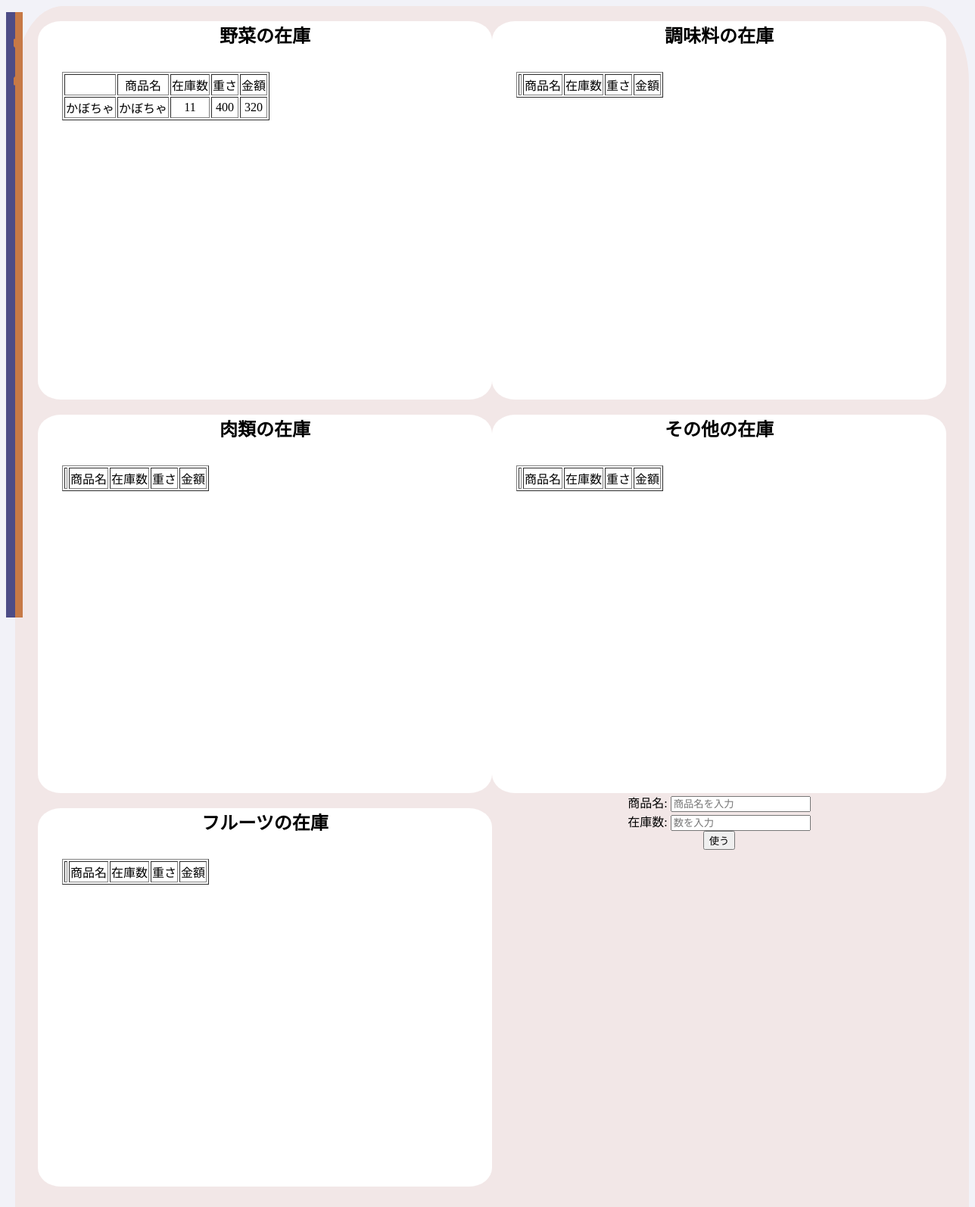
The page /list_three/ on the database its author committed.
### app/models.py (models this page shows, shortened)
class Branch_three(models.Model):
    name = models.CharField(max_length=255)
    weight = models.IntegerField()
    stock = models.IntegerField()
    cost = models.IntegerField()
    classification = models.CharField('分類', max_length=10, default='その他')
    created_at = models.DateTimeField(auto_now_add=True)
    updated_at = models.DateTimeField(auto_now=True)

### app/views.py (the view)
# urls.py: path('list_three/', views.List_ThreeView.as_view(), name='list_three'),
class List_ThreeView(generic.ListView):
    model = Branch_three
    template_name = 'branch_three.html'
    def get_context_data(self, **kwargs):
        context=super().get_context_data(**kwargs)
        context['branch_three_vegetable_list'] = Branch_three.objects.filter(classification='野菜')
        context['branch_three_meet_list'] = Branch_three.objects.filter(classification='肉類')
        context['branch_three_fruits_list'] = Branch_three.objects.filter(classification='フルーツ')
        context['branch_three_seasoning_list'] = Branch_three.objects.filter(classification='調味料')
        context['branch_three_others_list'] = Branch_three.objects.filter(classification='その他')
        branch_three_vegetable_paginator = Paginator(context['branch_three_vegetable_list'], 10)
        branch_three_vegetable_page_number = self.request.GET.get('branch_three_vegetable_page')
        branch_three_vegetable_page_obj = branch_three_vegetable_paginator.get_page(branch_three_vegetable_page_number)
        context['branch_three_vegetable_page_obj'] = branch_three_vegetable_page_obj
        branch_three_meet_paginator = Paginator(context['branch_three_meet_list'], 10)
        branch_three_meet_page_number = self.request.GET.get('branch_three_meet_page')
        branch_three_meet_page_obj = branch_three_meet_paginator.get_page(branch_three_meet_page_number)
        context['branch_three_meet_page_obj'] = branch_three_meet_page_obj
        branch_three_fruits_paginator = Paginator(context['branch_three_fruits_list'], 10)
        branch_three_fruits_page_number = self.request.GET.get('branch_three_fruits_page')
        branch_three_fruits_page_obj = branch_three_fruits_paginator.get_page(branch_three_fruits_page_number)
        context['branch_three_fruits_page_obj'] = branch_three_fruits_page_obj
        branch_three_seasoning_paginator = Paginator(context['branch_three_seasoning_list'], 10)
        branch_three_seasoning_page_number = self.request.GET.get('branch_three_seasoning_page')
        branch_three_seasoning_page_obj = branch_three_seasoning_paginator.get_page(branch_three_seasoning_page_number)
        context['branch_three_seasoning_page_obj'] = branch_three_seasoning_page_obj
        branch_three_others_paginator = Paginator(context['branch_three_others_list'], 10)
        branch_three_others_page_number = self.request.GET.get('branch_three_others_page')
        branch_three_others_page_obj = branch_three_others_paginator.get_page(branch_three_others_page_number)
        context['branch_three_others_page_obj'] = branch_three_others_page_obj
        return context

### app/templates/branch_three.html (shortened to what this page needs)
{% extends 'base.html' %}
{% block content %}
    <div class="others">
        <div class="list_one">
            <div class="vege">
                <h2>野菜の在庫</h2>
                <table border="1">
                    <tr>
                        <td></td>
                        <td>商品名</td>
                        <td>在庫数</td>
                        <td>重さ</td>
                        <td>金額</td>
                    </tr>
                    {% for branch_vege in branch_three_vegetable_page_obj %}
                    <tr>
                        <td>{{ branch_vege.name }}</td>
                        <td>{{ branch_vege.name }}</td>
                        <td>{{ branch_vege.stock }}</td>
                        <td>{{ branch_vege.weight }}</td>
                        <td>{{ branch_vege.cost }}</td>
                    </tr>
                    {% endfor %}
                </table>
            </div>
            <div class="vege">
                <h2>肉類の在庫</h2>
                <table border="1">
                    <tr>
                        <td></td>
                        <td>商品名</td>
                        <td>在庫数</td>
                        <td>重さ</td>
                        <td>金額</td>
                    </tr>
                </table>
            </div>
            <div class="vege">
                <h2>フルーツの在庫</h2>
                <table border="1">
                    <tr>
                        <td></td>
                        <td>商品名</td>
                        <td>在庫数</td>
                        <td>重さ</td>
                        <td>金額</td>
                    </tr>
                </table>
            </div>
        </div>
        <div class="list_two">
            <div class="veg">
                <h2>調味料の在庫</h2>
                <table border="1">
                    <tr>
                        <td></td>
                        <td>商品名</td>
                        <td>在庫数</td>
                        <td>重さ</td>
                        <td>金額</td>
                    </tr>
                </table>
            </div>
            <div class="veg">
                <h2>その他の在庫</h2>
                <table border="1">
                    <tr>
                        <td></td>
                        <td>商品名</td>
                        <td>在庫数</td>
                        <td>重さ</td>
                        <td>金額</td>
                    </tr>
                </table>
            </div>
            <div class="form">
                <form method="POST" action="{% url 'app:liquidation_three' %}">
                    <label for="name">商品名:</label>
                    <input type="text" name="name" id="name" required placeholder="商品名を入力">
                    <br>
                    <label for="stock">在庫数:</label>
                    <input type="number" name="stock" id="stock" min="0" required placeholder="数を入力">
                    <br>
                    <input type="submit" value="使う">
                </form>
            </div>
        </div>
    </div>
{% endblock %}

### static/style.css (style rules this page uses)
body { background-color: #e0e0ed63; }
.others { width: 1300px; height: 2000px; background: rgb(242, 231, 231); border-radius: 5%; display: flex; text-align: center; justify-content: space-between; }
.vege { border-radius: 5%; margin-left: 30px; height: 500px; width: 600px; background: white; }
.veg { border-radius: 5%; margin-right: 30px; height: 500px; width: 600px; background: white; }
.vege table { margin: 2rem; text-align: center; }
.veg table { margin: 2rem; text-align: center; }
.form { height: 200px; width: 600px; }

### rows shown on the page
Branch_three: name "かぼちゃ", stock "11", weight "400", cost "320"
